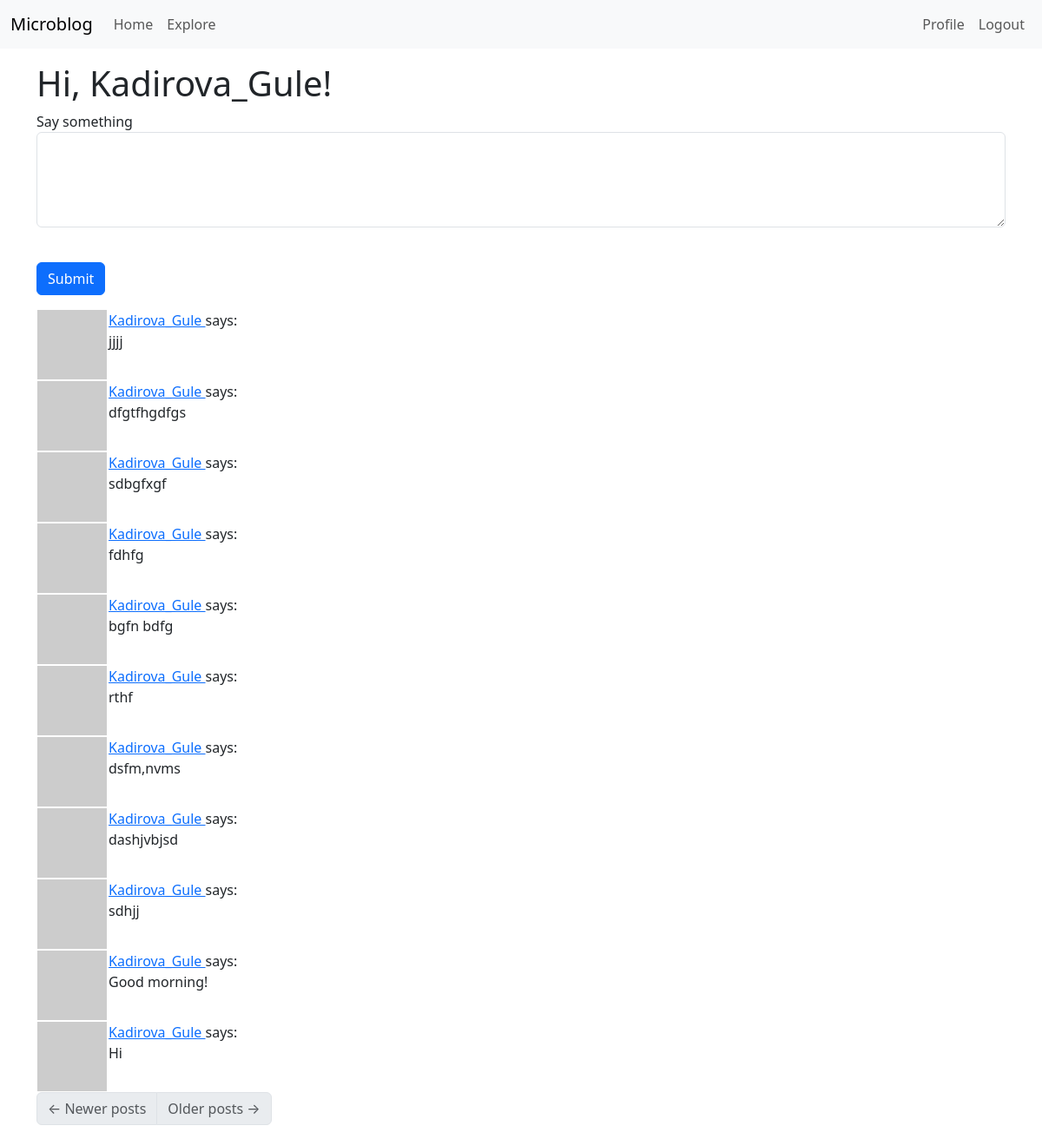
Before: /index (signed in) with the older database file.
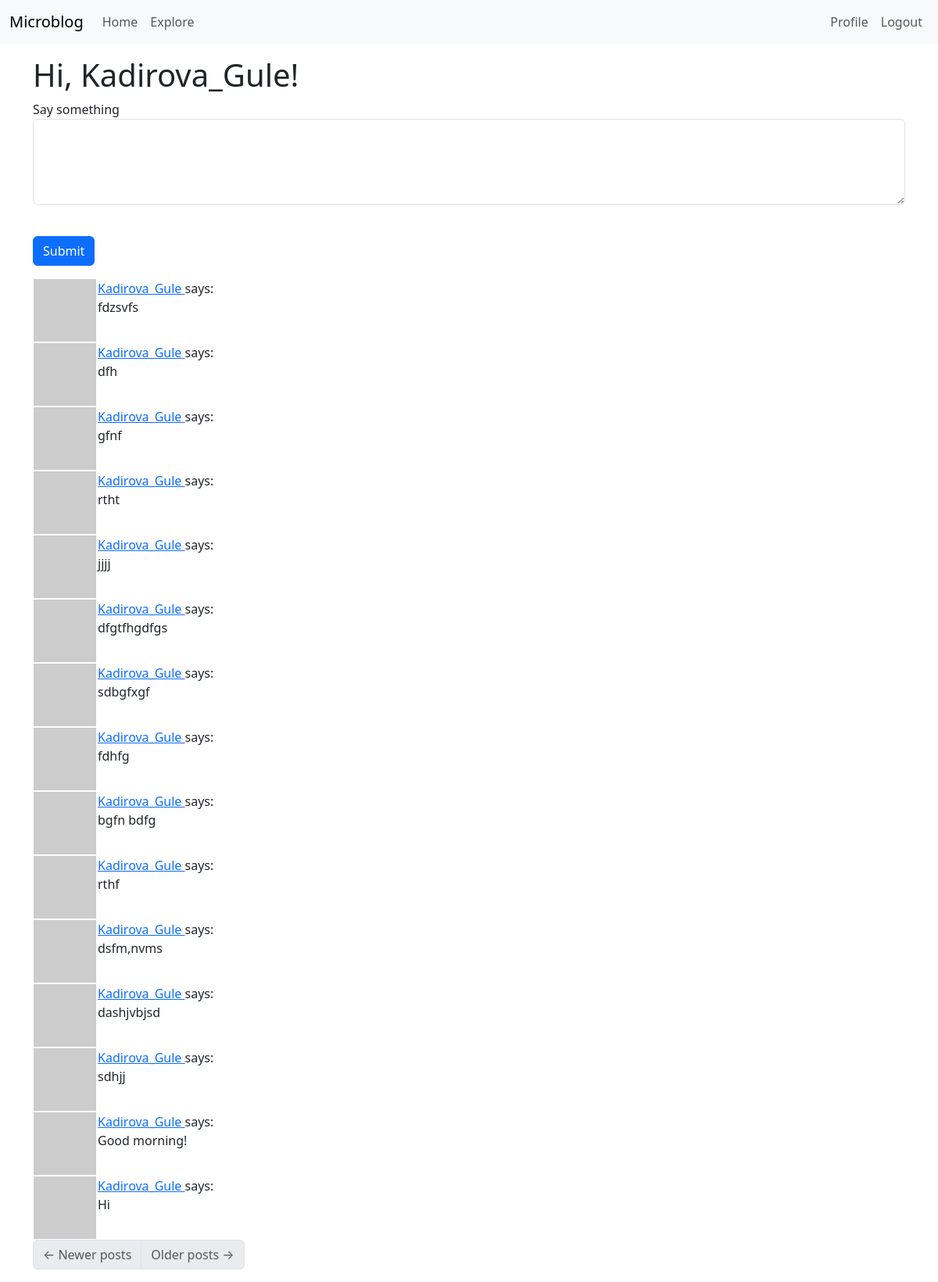
After: the same page with the newer database file.
### app/models.py (models this page shows, shortened)
class Post(db.Model):
    id: so.Mapped[int] = so.mapped_column(primary_key=True)
    body: so.Mapped[str] = so.mapped_column(sa.String(140))
    timestamp: so.Mapped[datetime] = so.mapped_column(
        index=True, default=lambda: datetime.now(timezone.utc))
    user_id: so.Mapped[int] = so.mapped_column(sa.ForeignKey(User.id), index=True)
    author: so.Mapped[User] = so.relationship(back_populates='posts')

class User(UserMixin, db.Model):
    id: so.Mapped[int] = so.mapped_column(primary_key=True)
    username: so.Mapped[str] = so.mapped_column(sa.String(64), index=True,
                                                unique=True)
    email: so.Mapped[str] = so.mapped_column(sa.String(120), index=True,
                                             unique=True)
    password_hash: so.Mapped[Optional[str]] = so.mapped_column(sa.String(256))
    about_me: so.Mapped[Optional[str]] = so.mapped_column(sa.String(140))
    last_seen: so.Mapped[Optional[datetime]] = so.mapped_column(
        default=lambda: datetime.now(timezone.utc))
    posts: so.WriteOnlyMapped['Post'] = so.relationship(back_populates='author')
    following: so.WriteOnlyMapped['User'] = so.relationship(
        secondary=followers, primaryjoin=(followers.c.follower_id == id),
        secondaryjoin=(followers.c.followed_id == id),
        back_populates='followers')
    followers: so.WriteOnlyMapped['User'] = so.relationship(
        secondary=followers, primaryjoin=(followers.c.followed_id == id),
        secondaryjoin=(followers.c.follower_id == id),
        back_populates='following')
    def avatar(self, size):
        digest = md5(self.email.lower().encode('utf-8')).hexdigest()
        return f'https://www.gravatar.com/avatar/{digest}?d=identicon&s={size}'
    def following_posts(self):
        Author = so.aliased(User)
        Follower = so.aliased(User)
        return (
            sa.select(Post)
            .join(Post.author.of_type(Author))
            .join(Author.followers.of_type(Follower), isouter=True)
            .where(sa.or_(
                Follower.id == self.id,
                Author.id == self.id,
            ))
            .group_by(Post)
            .order_by(Post.timestamp.desc())
        )

### app/routes.py (the view)
@app.route('/', methods=['GET', 'POST'])
@app.route('/index', methods=['GET', 'POST'])
@login_required
def index():
    form = PostForm()
    if form.validate_on_submit():
        post = Post(body=form.post.data, author=current_user) # type: ignore
        db.session.add(post)
        db.session.commit()
        flash('Your post is now live!')
        return redirect(url_for('index'))
    page = request.args.get('page', 1, type=int)
    query = current_user.following_posts()
    posts = db.paginate(query, page=page,
                        per_page=app.config['POSTS_PER_PAGE'],
                        error_out=False)
    next_url = url_for('index', page=posts.next_num) if posts.has_next else None
    prev_url = url_for('index', page=posts.prev_num) if posts.has_prev else None
    return render_template('index.html', title='Home Page', form=form,
                           posts=posts.items, next_url=next_url,
                           prev_url=prev_url)

### app/forms.py
class PostForm(FlaskForm):
    post = TextAreaField('Say something', validators=[
        DataRequired(), Length(min=1, max=140)])
    submit = SubmitField('Submit')

### app/models.py (called while the page is built)
@login.user_loader
def load_user(id):
    return db.session.get(User, int(id))

### app/routes.py (called while the page is built)
@app.before_request
def before_request():
    if current_user.is_authenticated:
        current_user.last_seen = datetime.utcnow()
        db.session.commit()

### app/templates/index.html (shortened to what this page needs)
{% extends "base.html" %}
{% block content %}
    <h1>Hi, {{ current_user.username }}!</h1>
    {% if form %}
    <form action="" method="post">
    <p>
        {{ form.post.label }}<br>
        {{ form.post(class="form-control", cols=32, rows=4) }}<br>
    </p>
    <p>{{ form.submit(class="btn btn-primary") }}</p>
</form>
    {% endif %}
    {% for post in posts %}
    <table>
        <tr valign="top">
            <td><img src="{{ post.author.avatar(36) }}"></td>
            <td>
                <a href="{{ url_for('user', username=post.author.username) }}">
                    {{ post.author.username }}
                </a> says:<br>{{ post.body }}
            </td>
        </tr>
    </table>
    {% endfor %}
    <nav aria-label="Post navigation">
        <ul class="pagination">
            <li class="page-item{% if not prev_url %} disabled{% endif %}">
                <a class="page-link" href="{{ prev_url }}">
                    <span aria-hidden="true">&larr;</span> Newer posts
                </a>
            </li>
            <li class="page-item{% if not next_url %} disabled{% endif %}">
                <a class="page-link" href="{{ next_url }}">
                    Older posts <span aria-hidden="true">&rarr;</span>
                </a>
            </li>
        </ul>
    </nav>
{% endblock %}

Changed rows visible on the page:
added Post: author.username "Kadirova_Gule", body "fdzsvfs"
added Post: author.username "Kadirova_Gule", body "dfh"
added Post: author.username "Kadirova_Gule", body "gfnf"
added Post: author.username "Kadirova_Gule", body "rtht"
